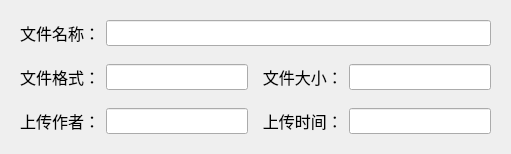
                     <widget class="QWidget" name="Exportwidget_SVG" native="true">
                      <layout class="QVBoxLayout" name="verticalLayout_28">
                       <property name="spacing">
                        <number>0</number>
                       </property>
                       <item>
                        <widget class="QWidget" name="Exportwidget_SVG_Name" native="true">
                         <layout class="QHBoxLayout" name="horizontalLayout_55">
                          <item>
                           <widget class="QLabel" name="Exportwidget_SVG_Namelabel">
                            <property name="font">
                             <font>
                              <pointsize>12</pointsize>
                             </font>
                            </property>
                            <property name="text">
                             <string>文件名称：</string>
                            </property>
                           </widget>
                          </item>
                          <item>
                           <widget class="QLineEdit" name="Exportwidget_SVG_NamelineEdit">
                            <property name="font">
                             <font>
                              <pointsize>11</pointsize>
                              <weight>75</weight>
                              <bold>true</bold>
                             </font>
                            </property>
                            <property name="alignment">
                             <set>Qt::AlignCenter</set>
                            </property>
                           </widget>
                          </item>
                         </layout>
                        </widget>
                       </item>
                       <item>
                        <widget class="QWidget" name="Exportwidget_SVG_File" native="true">
                         <layout class="QHBoxLayout" name="horizontalLayout_58">
                          <item>
                           <widget class="QLabel" name="Exportwidget_SVG_Filelabelformat">
                            <property name="font">
                             <font>
                              <pointsize>12</pointsize>
                             </font>
                            </property>
                            <property name="text">
                             <string>文件格式：</string>
                            </property>
                           </widget>
                          </item>
                          <item>
                           <widget class="QLineEdit" name="Exportwidget_SVG_FilelineEditformat">
                            <property name="font">
                             <font>
                              <pointsize>11</pointsize>
                              <weight>75</weight>
                              <bold>true</bold>
                             </font>
                            </property>
                            <property name="alignment">
                             <set>Qt::AlignCenter</set>
                            </property>
                           </widget>
                          </item>
                          <item>
                           <widget class="QLabel" name="Exportwidget_SVG_Filelabelsize">
                            <property name="font">
                             <font>
                              <pointsize>12</pointsize>
                             </font>
                            </property>
                            <property name="text">
                             <string>  文件大小：</string>
                            </property>
                           </widget>
                          </item>
                          <item>
                           <widget class="QLineEdit" name="Exportwidget_SVG_FilelineEditsize">
                            <property name="font">
                             <font>
                              <pointsize>11</pointsize>
                              <weight>75</weight>
                              <bold>true</bold>
                             </font>
                            </property>
                            <property name="alignment">
                             <set>Qt::AlignCenter</set>
                            </property>
                           </widget>
                          </item>
                         </layout>
                        </widget>
                       </item>
                       <item>
                        <widget class="QWidget" name="Exportwidget_SVG_Create" native="true">
                         <layout class="QHBoxLayout" name="horizontalLayout_59">
                          <item>
                           <widget class="QLabel" name="Exportwidget_SVG_CreatelabelCreator">
                            <property name="font">
                             <font>
                              <pointsize>12</pointsize>
                             </font>
                            </property>
                            <property name="text">
                             <string>上传作者：</string>
                            </property>
                           </widget>
                          </item>
                          <item>
                           <widget class="QLineEdit" name="Exportwidget_SVG_CreatelineEditCreator">
                            <property name="font">
                             <font>
                              <pointsize>11</pointsize>
                              <weight>75</weight>
                              <bold>true</bold>
                             </font>
                            </property>
                            <property name="alignment">
                             <set>Qt::AlignCenter</set>
                            </property>
                           </widget>
                          </item>
                          <item>
                           <widget class="QLabel" name="Exportwidget_SVG_CreatelabelDate">
                            <property name="font">
                             <font>
                              <pointsize>12</pointsize>
                             </font>
                            </property>
                            <property name="text">
                             <string>  上传时间：</string>
                            </property>
                           </widget>
                          </item>
                          <item>
                           <widget class="QLineEdit" name="Exportwidget_SVG_CreatelineEditDate">
                            <property name="font">
                             <font>
                              <pointsize>11</pointsize>
                              <weight>75</weight>
                              <bold>true</bold>
                             </font>
                            </property>
                            <property name="alignment">
                             <set>Qt::AlignCenter</set>
                            </property>
                           </widget>
                          </item>
                         </layout>
                        </widget>
                       </item>
                      </layout>
                     </widget>
